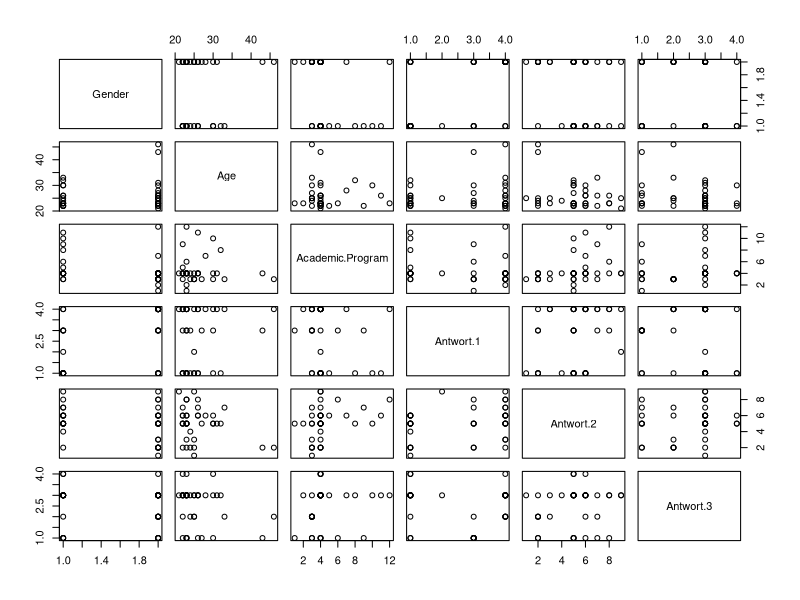
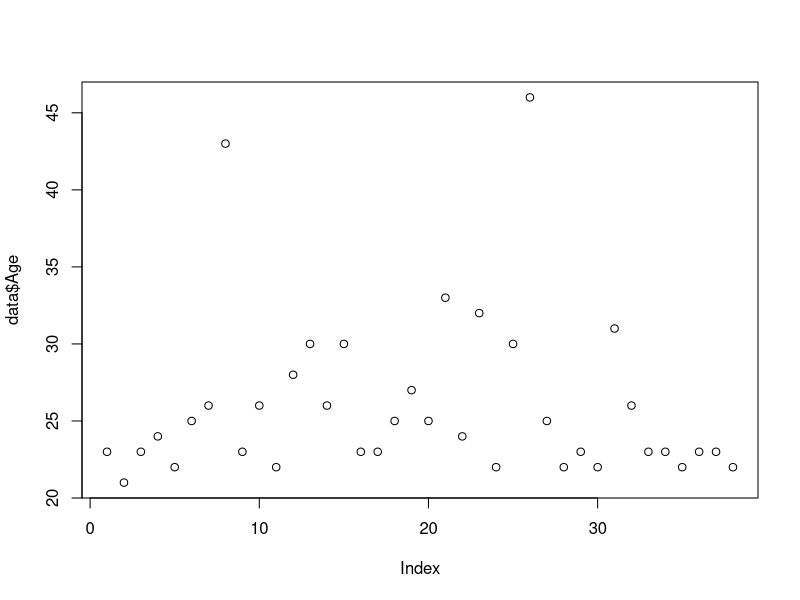
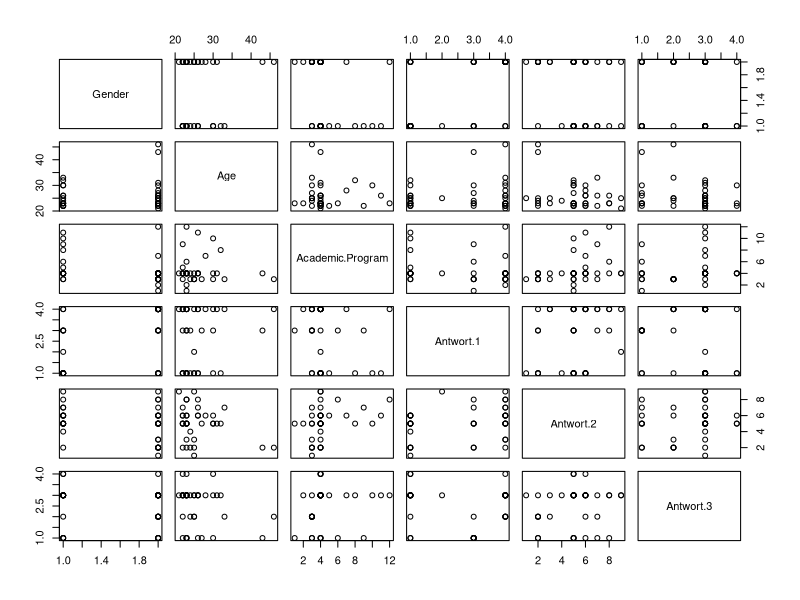
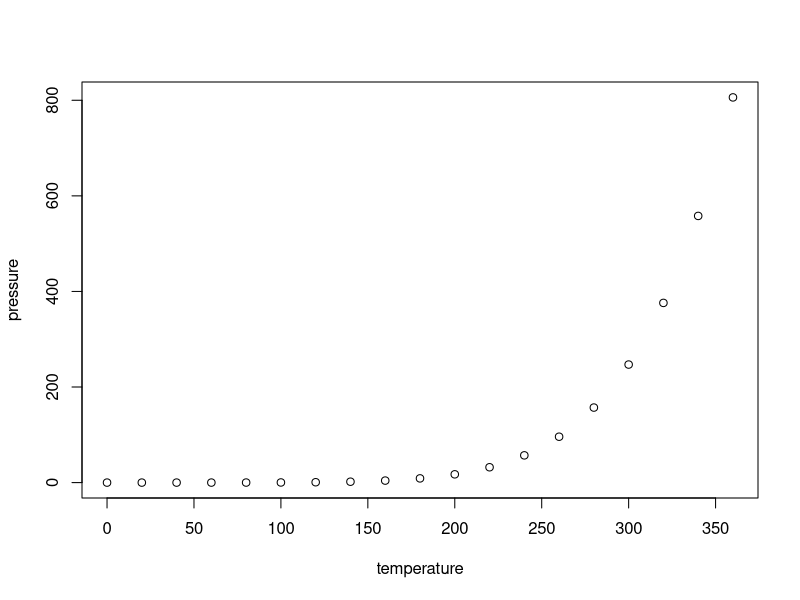

The R source for these figures, in order:
## ---- chunk 1
data <- read.csv('group_7.csv', sep = ";")
print(data)
## ---- chunk 2
plot(data)
## ---- chunk 3
plot(data$Age)
## ---- chunk 4
plot(data)
## ---- chunk 5
summary(cars)
## ---- chunk 6
plot(pressure)
